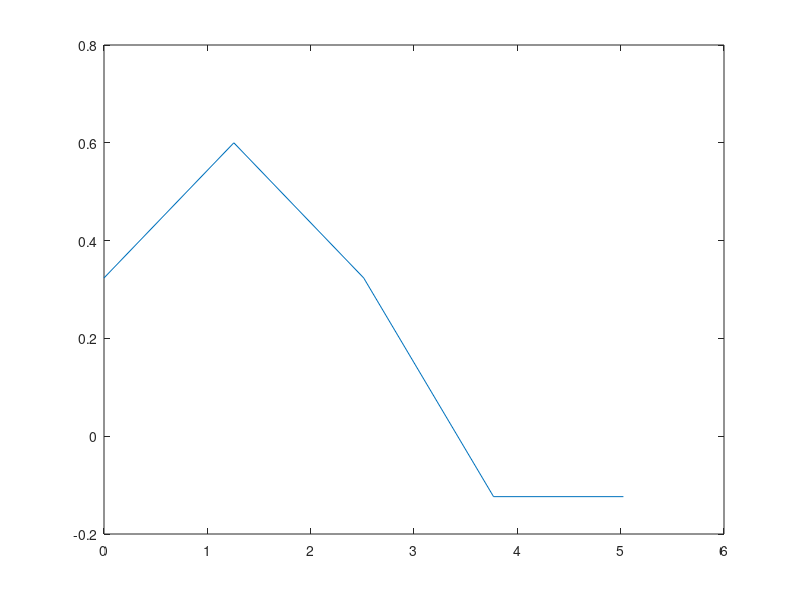
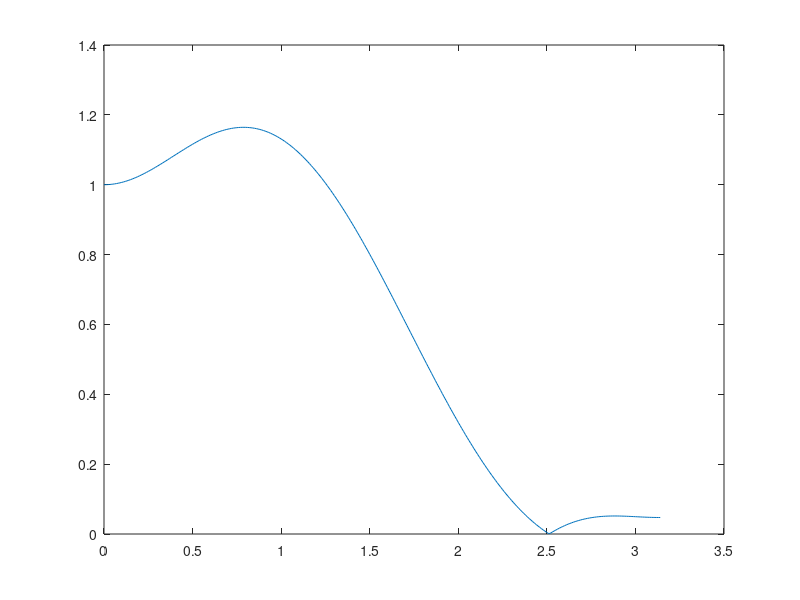
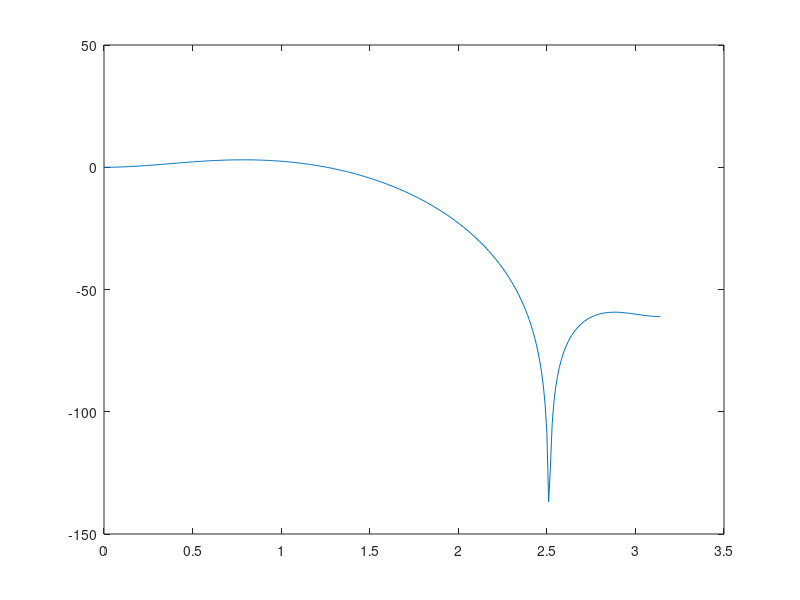

MATLAB code to generate these figures, in order: (Note: this script raises an error after producing the figures.)
clc 
close all 
clear all
 
N=input('Enter the Length of filter:');
cutoff=input('Enter the cut off frequency:');
 
w=zeros(1,length(N));
for i=0:N-1
w(i+1)=(2*pi*i)/N;
end
 
A=zeros(1,N);
for j=1:N
    if (w(j)<=cutoff)
    A(j)=1;
    else
        A(j)=0;
    end
end
 
M=(N-1)/2;
h1=zeros(1,N);
h=zeros(1,N);
% For ODD Length Impulse Response %
if rem(N,2)==1
for j=1:N
for k=1:M-1
h1(j)=h1(j)+2.*abs(A(k+1)).*cos((2*pi*k/N)*(j-M));
end
h(j)=1/N.*(abs(A(1))+h1(j));
end
else
% For EVEN Length Impulse Response %
for j=1:N
    for k=1:(N/2)-1
        h1(j)=h1(j)+2.*abs(A(k+1)).*cos((2*pi*k/N)*(j-M));
    end 
    h(j)=1/N.*(abs(A(1))+h1(j));
end
end
 
fs=2000;
w1=0:1/100:pi;
H=0;
j=sqrt(-1);
for n=1:length(h)
    H=H+h(n)*exp(-j*w1*n);
end
z=roots(h);
figure;
plot(w,h)
figure;
plot(w1,abs(H))
figure
plot(w1,20*log(abs(H)))
figure;
plot(w1,phase(H))
figure;
scatter(real(z),imag(z))
